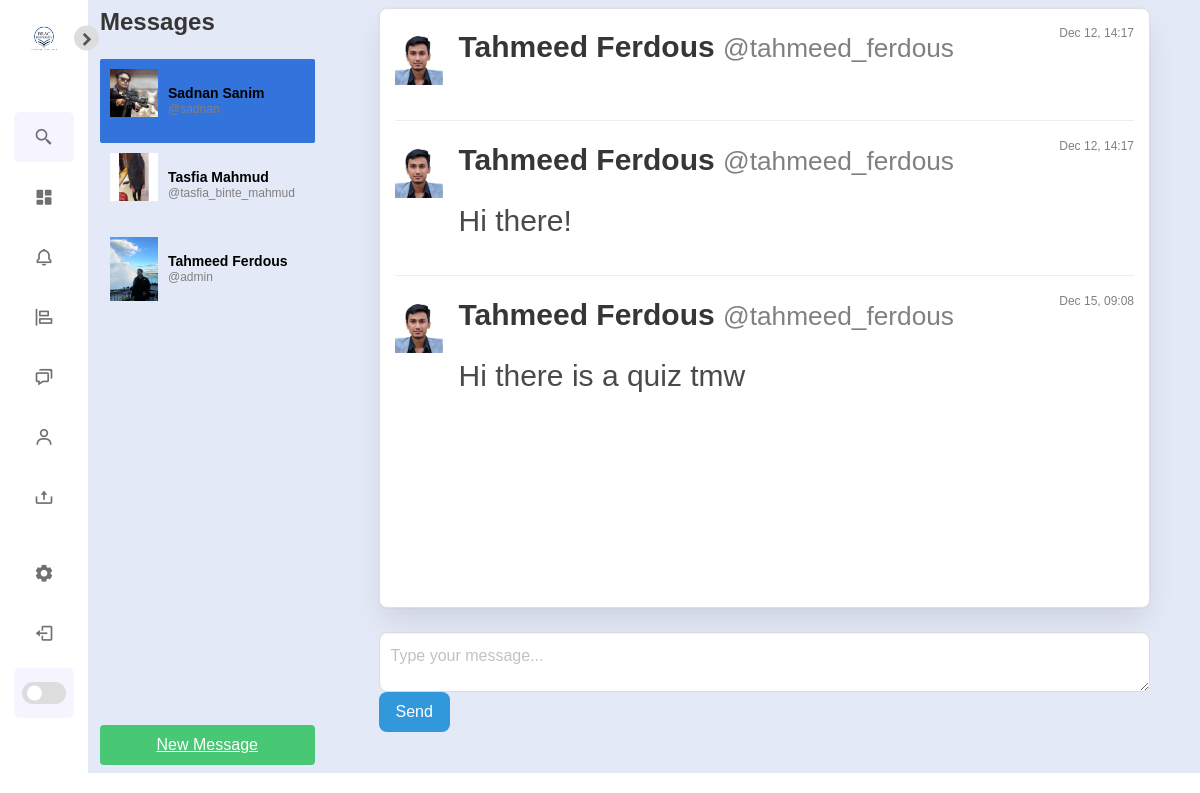
The page /direct/ (signed in) on the database its author committed.
### authy/models.py (models this page shows)
class Profile(models.Model):
	user = models.OneToOneField(User, on_delete=models.CASCADE)
	first_name = models.CharField(max_length=50, null=True, blank=True)
	last_name = models.CharField(max_length=50, null=True, blank=True)
	location = models.CharField(max_length=50, null=True, blank=True)
	url = models.CharField(max_length=80, null=True, blank=True)
	profile_info = models.TextField(max_length=150, null=True, blank=True)
	created = models.DateField(auto_now_add=True)
	favorites = models.ManyToManyField(Post)
	picture = models.ImageField(upload_to=user_directory_path, blank=True, null=True, verbose_name='Picture')

### direct/models.py (models this page shows, shortened)
class Message(models.Model):
	user = models.ForeignKey(User, on_delete=models.CASCADE, related_name='user')
	sender = models.ForeignKey(User, on_delete=models.CASCADE, related_name='from_user')
	recipient = models.ForeignKey(User, on_delete=models.CASCADE, related_name='to_user')
	body = models.TextField(max_length=1000, blank=True, null=True)
	date = models.DateTimeField(auto_now_add=True)
	is_read = models.BooleanField(default=False)
	def get_messages(user):
		messages = Message.objects.filter(user=user).values('recipient').annotate(last=Max('date')).order_by('-last')
		users = []
		for message in messages:
			users.append({
				'user': User.objects.get(pk=message['recipient']),
				'last': message['last'],
				'unread': Message.objects.filter(user=user, recipient__pk=message['recipient'], is_read=False).count()
				})
		return users

### direct/views.py (the view)
# urls.py: path('', Inbox, name='inbox'),
@login_required
def Inbox(request):
	messages = Message.get_messages(user=request.user)
	active_direct = None
	directs = None
	if messages:
		message = messages[0]
		active_direct = message['user'].username
		directs = Message.objects.filter(user=request.user, recipient=message['user'])
		directs.update(is_read=True)
		for message in messages:
			if message['user'].username == active_direct:
				message['unread'] = 0
	context = {
		'directs': directs,
		'messages': messages,
		'active_direct': active_direct,
		}
	template = loader.get_template('direct/direct.html')
	return HttpResponse(template.render(context, request))

### direct/views.py (called while the page is built)
def checkDirects(request):
	directs_count = 0
	if request.user.is_authenticated:
		directs_count = Message.objects.filter(user=request.user, is_read=False).count()
	return {'directs_count':directs_count}

### notifications/views.py (called while the page is built)
def CountNotifications(request):
	count_notifications = 0
	if request.user.is_authenticated:
		count_notifications = Notification.objects.filter(user=request.user, is_seen=False).count()
	return {'count_notifications':count_notifications}

### Config/templates/direct/direct.html (shortened to what this page needs)
{% extends 'base.html' %}
{% load static %}
{% block content %}
<div class="columns is-variable is-8">
  <div class="column is-one-quarter">
    <aside class="menu">
      <h2 class="title is-4">Messages</h2>
      <ul class="menu-list" style="overflow-y: auto; height: calc(100vh - 150px); padding: 0;">
        {% for message in messages %}
        <li>
          <a
            class="media {% if active_direct == message.user.username %}is-active{% endif %}"
            href="{% url 'directs' message.user.username %}"
            style="padding: 10px; display: flex; align-items: center; gap: 10px; text-decoration: none;"
          >
            <figure class="image is-48x48">
              {% if message.user.profile.picture %}
                <img src="{{ message.user.profile.picture.url }}" alt="{{ message.user.username }}">
              {% else %}
                <img src="{% static 'default_profile_picture.png' %}" alt="Default Profile">
              {% endif %}
            </figure>
            <div>
              <p style="font-size: 14px; font-weight: 600; margin: 0; color: black;">
                {{ message.user.profile.first_name }} {{ message.user.profile.last_name }}
              </p>
              <p style="font-size: 12px; color: gray; margin: 0;">
                @{{ message.user.username }}
              </p>
            </div>
          </a>
        </li>
        {% endfor %}
      </ul>
      <a href="{% url 'usersearch' %}" class="button is-success is-fullwidth" style="margin-top: 10px;">New Message</a>
    </aside>
  </div>
  <div class="column is-three-quarters">
    <div
      class="box"
      style="overflow-y: auto; height: calc(100vh - 200px); border: 1px solid #e0e0e0; border-radius: 8px; padding: 15px;"
    >
      {% if directs %}
        {% for direct in directs %}
        <div class="media" style="margin-bottom: 15px;">
          <figure class="media-left">
            <p class="image is-48x48">
              {% if direct.sender.profile.picture %}
                <img src="{{ direct.sender.profile.picture.url }}" alt="{{ direct.sender.username }}">
              {% else %}
                <img src="{% static 'default_profile_picture.png' %}" alt="Default Profile">
              {% endif %}
            </p>
          </figure>
          <div class="media-content">
            <p>
              <strong>{{ direct.sender.profile.first_name }} {{ direct.sender.profile.last_name }}</strong>
              <small style="color: gray;">@{{ direct.sender.username }}</small>
              <span style="float: right; font-size: 12px; color: gray;">{{ direct.date|date:'M d, H:i' }}</span>
            </p>
            <p style="margin-top: 5px;">{{ direct.body }}</p>
          </div>
        </div>
        {% endfor %}
      {% else %}
      <p style="text-align: center; color: gray;">No messages yet. Start a conversation!</p>
      {% endif %}
    </div>
    <form
      method="POST"
      action="{% url 'send_direct' %}"
      style="margin-top: 15px; align-items: center; gap: 10px;"
    >
      <textarea
        class="textarea"
        name="body"
        placeholder="Type your message..."
        style="flex-grow: 1; border-radius: 8px; min-height: 60px;"
      ></textarea>
      <button type="submit" class="button is-info" style="border-radius: 8px;">Send</button>
    </form>
  </div>
</div>
{% endblock %}

### Config/static/css/style1.css (style rules this page uses)
* { font-family: sans-serif; margin: 0; padding: 0; box-sizing: border-box; }
:root { --body-color: #E4E9F7; --sidebar-color: #FFF; --primary-color: #5d5c5e; --primary-color-light: #F6F5FF; --toggle-color: #DDD; --text-color: #707070; --tran-02: all 0.2s ease; --tran-03: all 0.3s ease; --tran-04: all 0.4s ease; --tran-05: all 0.5s ease; }
body { height: 100vh; background: var(--body-color); transition: var(--tran-02); }
body { overflow-x: hidden; }

### rows shown on the page
Message: sender.profile.picture (picture), sender.profile.first_name "Tahmeed", sender.profile.last_name "Ferdous", sender.username "tahmeed_ferdous", date "Dec 12, 14:17"
Message: sender.profile.picture (picture), sender.profile.first_name "Tahmeed", sender.profile.last_name "Ferdous", sender.username "tahmeed_ferdous", date "Dec 12, 14:17", body "Hi there!"
Message: sender.profile.picture (picture), sender.profile.first_name "Tahmeed", sender.profile.last_name "Ferdous", sender.username "tahmeed_ferdous", date "Dec 15, 09:08", body "Hi there is a quiz tmw"

### other values the page prints
{{ message.user.profile.first_name }} "Sadnan"
{{ message.user.profile.last_name }} "Sanim"
{{ message.user.username }} "sadnan"
{{ message.user.profile.first_name }} "Tasfia"
{{ message.user.profile.last_name }} "Mahmud"
{{ message.user.username }} "tasfia_binte_mahmud"
{{ message.user.profile.first_name }} "Tahmeed"
{{ message.user.profile.last_name }} "Ferdous"
{{ message.user.username }} "admin"
